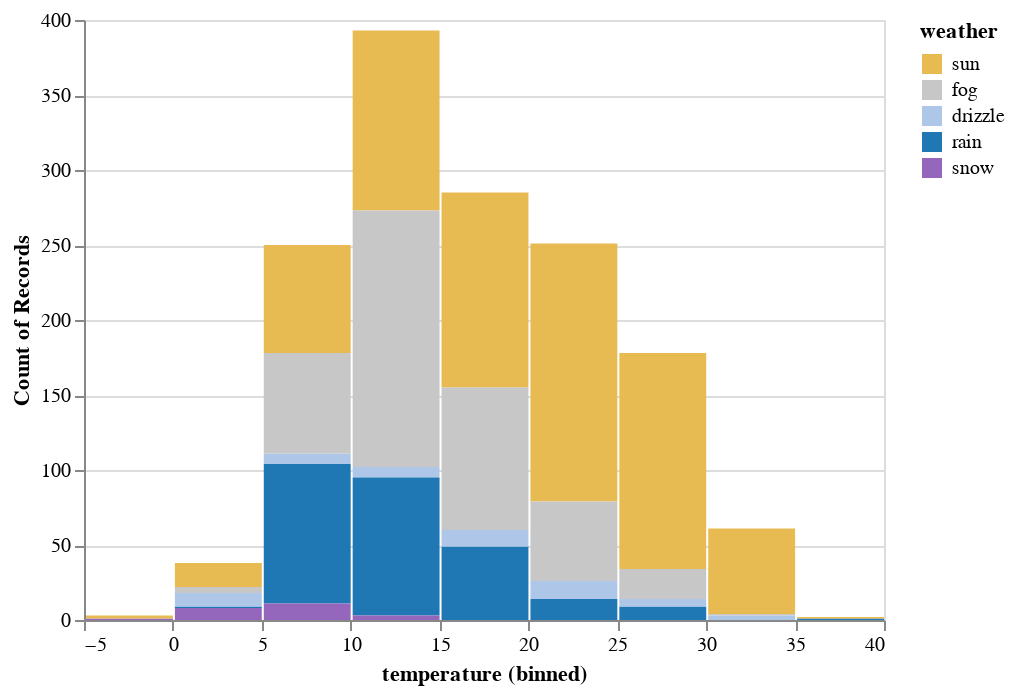

The notebook cell this image was saved under:
### Markdown cell above
## Customization: Color Mapping

But you might think that having sunny day as "green" and foggy day as "orange" might not be the best color encoding.  We can customize the underlying color scale by using the full-form of color encoding method (`alt.Color`) and set custom scale domain and range.

### Code cell
alt.Chart(df).mark_bar().encode(
  x=alt.X('temperature', bin=True), 
  y="count()", 
  color=alt.Color("weather", scale=alt.Scale(
    domain=["sun", "fog", "drizzle", "rain", "snow"],
    range=["#e7ba52", "#c7c7c7", "#aec7e8", "#1f77b4", "#9467bd"]
  ))
)

### Figure 1 — Vega-Lite specification as saved in the notebook (floating-point values rounded to 4 significant figures; data arrays with more than 128 entries replaced by an {"elided": "..."} marker saying what was removed)
{"$schema": "https://vega.github.io/schema/vega-lite/v2.6.0.json", "config": {"view": {"height": 300, "width": 400}}, "data": {"name": "data-d4a756336a072a66ce3177ae223f1a37"}, "datasets": {"data-d4a756336a072a66ce3177ae223f1a37": {"elided": "1461 records"}}, "encoding": {"color": {"field": "weather", "scale": {"domain": ["sun", "fog", "drizzle", "rain", "snow"], "range": ["#e7ba52", "#c7c7c7", "#aec7e8", "#1f77b4", "#9467bd"]}, "type": "nominal"}, "x": {"bin": true, "field": "temperature", "type": "quantitative"}, "y": {"aggregate": "count", "type": "quantitative"}}, "mark": "bar"}
